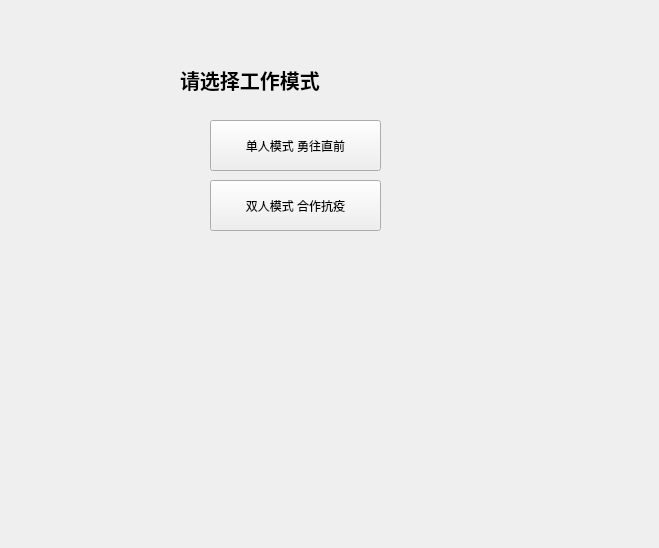
<?xml version="1.0" encoding="UTF-8"?>
<ui version="4.0">
 <class>figure</class>
 <widget class="QWidget" name="figure">
  <property name="geometry">
   <rect>
    <x>0</x>
    <y>0</y>
    <width>659</width>
    <height>548</height>
   </rect>
  </property>
  <property name="windowTitle">
   <string>Form</string>
  </property>
  <widget class="QPushButton" name="pushButton1">
   <property name="geometry">
    <rect>
     <x>210</x>
     <y>120</y>
     <width>171</width>
     <height>51</height>
    </rect>
   </property>
   <property name="text">
    <string>单人模式 勇往直前</string>
   </property>
  </widget>
  <widget class="QPushButton" name="pushButton_2">
   <property name="geometry">
    <rect>
     <x>210</x>
     <y>180</y>
     <width>171</width>
     <height>51</height>
    </rect>
   </property>
   <property name="text">
    <string>双人模式 合作抗疫</string>
   </property>
  </widget>
  <widget class="QLabel" name="label">
   <property name="geometry">
    <rect>
     <x>180</x>
     <y>50</y>
     <width>201</width>
     <height>61</height>
    </rect>
   </property>
   <property name="font">
    <font>
     <family>Arial Black</family>
     <pointsize>15</pointsize>
     <weight>75</weight>
     <bold>true</bold>
    </font>
   </property>
   <property name="text">
    <string>请选择工作模式</string>
   </property>
   <property name="textFormat">
    <enum>Qt::RichText</enum>
   </property>
  </widget>
 </widget>
 <resources/>
 <connections/>
</ui>
